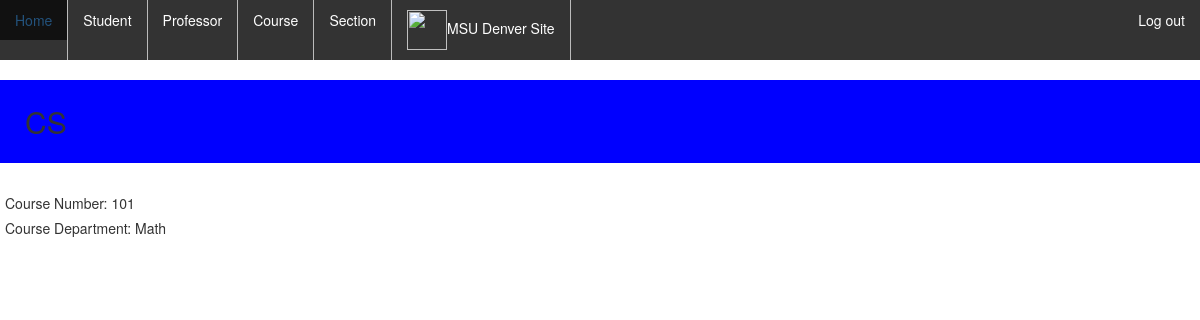
The page /course/1/ (signed in) on the database its author committed.
### college/models.py (models this page shows)
class Course(models.Model):
    name = models.CharField(max_length=55)
    department = models.CharField(max_length=55)
    number = models.IntegerField()
    def __unicode__(self):
        return self.name

### college/views.py (the view)
# urls.py: url(r'^course/(?P<id>\d+)/', views.course_detail, name='course_detail'),
@login_required
def course_detail(request, id):
    try:
        course_object = Course.objects.get(id=id)
    except Course.DoesNotExist:
        raise Http404('This course does not exist')
    return render(request, 'course/course_detail.html', {
        'course': course_object})

### college/templates/course/course_detail.html (shortened to what this page needs)
{% extends "index.html" %}
{% block content %}
<h2 class="jumbotron">{{course}}</h2>
<p style="margin: 5px">Course Number: {{course.number}}</p>
<p style="margin: 5px">Course Department: {{course.department}}</p>
{% endblock content %}

### college/static/college/style.css (style rules this page uses)
.jumbotron { background-color: blue; padding: 25px; }
body { background: url("./MSUDenver_50th_Formal.png"); background-size: 200px 200px; background-repeat: no-repeat; background-position: 50% 250px; background-margin: }

### rows shown on the page
Course: name "CS", number "101", department "Math"
